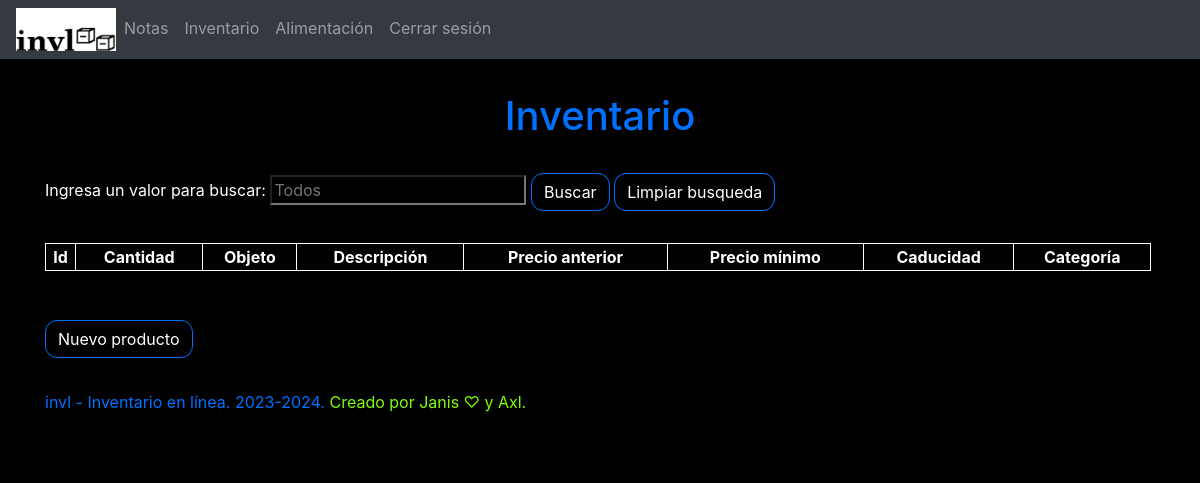
Before: /inventario (signed in) with the older database file.
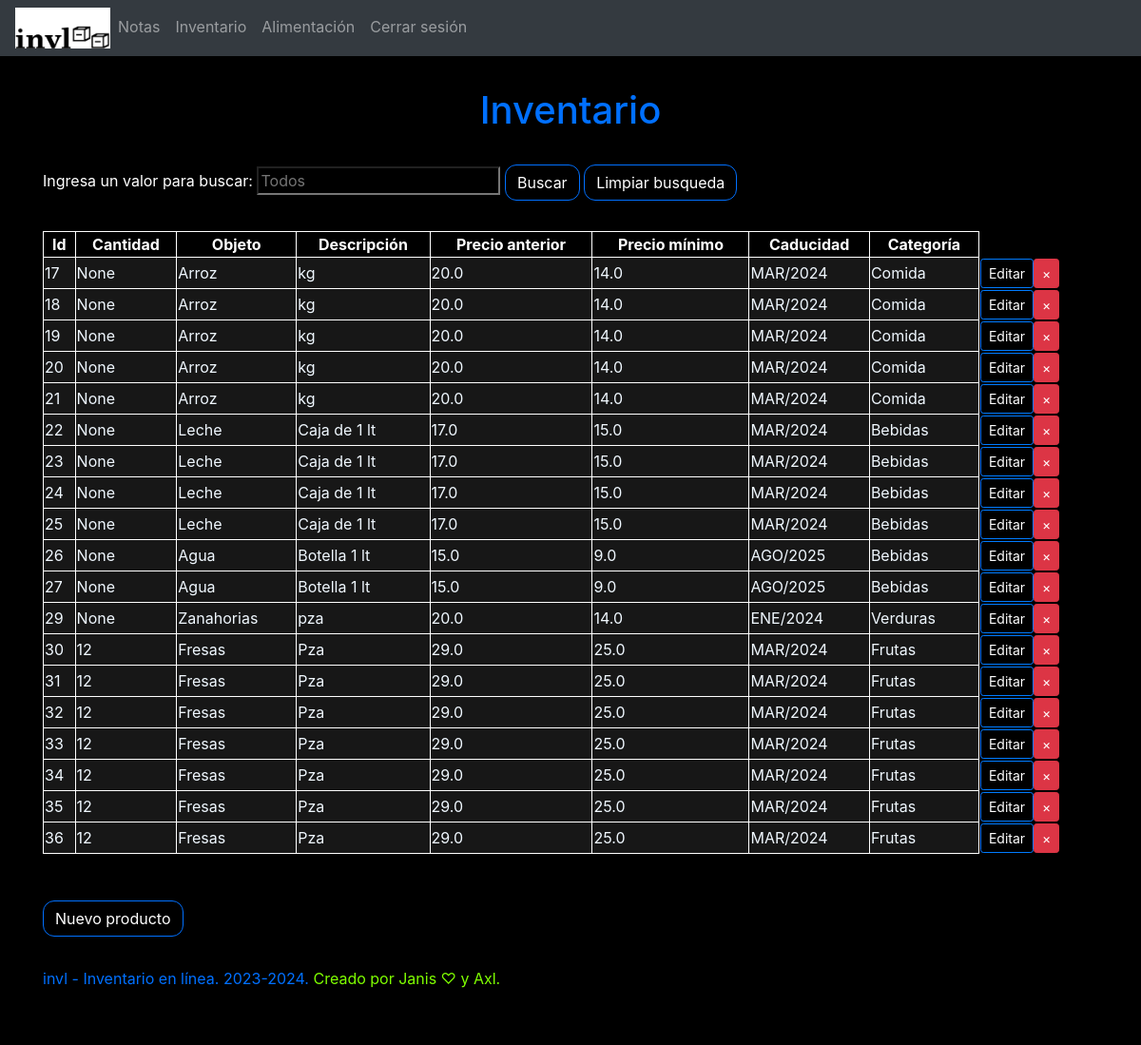
After: the same page with the newer database file.
### website/models.py (models this page shows)
class Productos(db.Model):
    id = db.Column(db.Integer, primary_key=True)
    cantidad = db.Column(db.Integer)
    nombre = db.Column(db.String(100))
    descripcion = db.Column(db.String(1000))
    precio_anterior = db.Column(db.Float)
    precio_minimo = db.Column(db.Float)
    caducidad = db.Column(db.String(20))
    categoria = db.Column(db.String(100))
    user_id = db.Column(db.Integer, db.ForeignKey('user.id'))

### website/views.py (the view, shortened to what this page needs)
@views.route('/inventario', methods=['GET', 'POST'])
@login_required
def inventario():
    return render_template("inventario.html", user=current_user)

### website/__init__.py (called while the page is built)
def create_app():
    app = Flask(__name__)
    app.config['SECRET_KEY']= 'jejeidajfds'
    app.config['SQLALCHEMY_DATABASE_URI'] = f'sqlite:///{DB_NAME}'
    db.init_app(app)
    from .views import views
    from .auth import auth
    app.register_blueprint(views, url_prefix=('/'))
    app.register_blueprint(auth, url_prefix=('/auth/'))
    from .models import User, Productos, Note
    with app.app_context():
       db.create_all()
    login_manager = LoginManager()
    login_manager.login_view = 'auth.login'
    login_manager.init_app(app)
    @login_manager.user_loader
    def load_user(id):
        return User.query.get(int(id))
    return app

### website/templates/inventario.html (shortened to what this page needs)
{% extends "base.html" %} {% block title %} Inventario {% endblock %}
{% block content %}
<hr style="height: 1px;border: 0">
<h1 align="center" style="color: #0070FF;">Inventario</h1>
<hr style="height: 1px;border: 0">
<label style="color: white;">Ingresa un valor para buscar: </label>
  <input
  style="background-color: black; color: white;"
  id="inventario_buscar"
  name="inventario_buscar"
  placeholder="Todos"
  />
  <button id="btn_buscar_inventario" type="submit" onclick="buscar_tabla()" class="btn btn-default"
  style="color: white;background-color: black; border-color: #0070ff;border-radius: 12px"
  >Buscar</button>
  <button id="btn_borrar_ph" type="submit"onclick="borrar_ph();buscar_tabla()" class="btn btn-default"
  style="color: white;background-color: black; border-color: #0070ff;border-radius: 12px"
  >Limpiar busqueda</button>
<table id="inventario_productos" align="center" style="width: 100%;">
    <tr id="encabezado">
      <th style="text-align: center;border: 1px solid white;border-collapse:collapse;color: white;">Id</th>
      <th style="text-align: center;border: 1px solid white;border-collapse:collapse;color: white;">Cantidad</th>
      <th style="text-align: center;border: 1px solid white;border-collapse:collapse;color: white;" onclick="sortTable(2)">Objeto</th>
      <th style="text-align: center;border: 1px solid white;border-collapse:collapse;color: white;">Descripción</th>
      <th style="text-align: center;border: 1px solid white;border-collapse:collapse;color: white;">Precio anterior</th>
      <th style="text-align: center;border: 1px solid white;border-collapse:collapse;color: white;">Precio mínimo</th>
      <th style="text-align: center;border: 1px solid white;border-collapse:collapse;color: white;" onclick="sortTable(6)">Caducidad</th>
      <th onclick="sortTable(7)" style="text-align: center;border: 1px solid white;border-collapse:collapse;color: white;" >Categoría</th>
      <th style="border: 0cap;"></th>
  </tr>
        {% for prod in user.productos %}
        <tr id="tr" style="background-color: #171717;">
          <td id="td" style="color: aliceblue;border: 1px solid white;border-collapse:collapse">{{ prod.id }}</td>
          <td style="color: aliceblue;border: 1px solid white;border-collapse:collapse">{{ prod.cantidad }}</td>
          <td style="color: aliceblue;border: 1px solid white;border-collapse:collapse">{{ prod.nombre }}</td>
          <td style="color: aliceblue;border: 1px solid white;border-collapse:collapse">{{ prod.descripcion }}</td>
          <td style="color: aliceblue;border: 1px solid white;border-collapse:collapse">{{ prod.precio_anterior }}</td>
          <td style="color: aliceblue;border: 1px solid white;border-collapse:collapse">{{ prod.precio_minimo }}</td>
          <td style="color: aliceblue;border: 1px solid white;border-collapse:collapse">{{ prod.caducidad }}</td>
          <td style="color: aliceblue;border: 1px solid white;border-collapse:collapse">{{ prod.categoria }}</td>
          <td style="border: white;background-color: black;">
            <button type="button" class="btn btn-outline-primary btn-sm" title="Editar" onCLick="Hola" style="color: white;"
            onclick="editar_td()" >Editar
            <button type="button" class="btn btn-danger btn-sm" title="Eliminar" onCLick="borrarProd({{ prod.id }})">
            <span aria-hidden="true">&times;</span>
          </button>
          </td>
        {% endfor %}
        </tr>
</table>
  <hr style="height: 1px;border: 0"></hr>
    <button id="btn" title="Menú para agregar un nuevo producto"class="btn btn-default"
    style="color: white;background-color: black; border-color: #0070ff;border-radius: 12px"
    >Nuevo producto</button>
    <label style="height: 1px;border: 0; color: #0070ff;">invl - Inventario en línea. 2023-2024.
    </label>
    <label style="color: #7fff00;">Creado por Janis &#9825; y Axl.</label>
{% endblock %}

Changed rows visible on the page:
added Productos: id "17", cantidad "None", nombre "Arroz", descripcion "kg", precio_anterior "20.0", precio_minimo "14.0", caducidad "MAR/2024", categoria "Comida"
added Productos: id "18", cantidad "None", nombre "Arroz", descripcion "kg", precio_anterior "20.0", precio_minimo "14.0", caducidad "MAR/2024", categoria "Comida"
added Productos: id "19", cantidad "None", nombre "Arroz", descripcion "kg", precio_anterior "20.0", precio_minimo "14.0", caducidad "MAR/2024", categoria "Comida"
added Productos: id "20", cantidad "None", nombre "Arroz", descripcion "kg", precio_anterior "20.0", precio_minimo "14.0", caducidad "MAR/2024", categoria "Comida"
added Productos: id "21", cantidad "None", nombre "Arroz", descripcion "kg", precio_anterior "20.0", precio_minimo "14.0", caducidad "MAR/2024", categoria "Comida"
added Productos: id "22", cantidad "None", nombre "Leche", descripcion "Caja de 1 lt", precio_anterior "17.0", precio_minimo "15.0", caducidad "MAR/2024", categoria "Bebidas"
added Productos: id "23", cantidad "None", nombre "Leche", descripcion "Caja de 1 lt", precio_anterior "17.0", precio_minimo "15.0", caducidad "MAR/2024", categoria "Bebidas"
added Productos: id "24", cantidad "None", nombre "Leche", descripcion "Caja de 1 lt", precio_anterior "17.0", precio_minimo "15.0", caducidad "MAR/2024", categoria "Bebidas"
added Productos: id "25", cantidad "None", nombre "Leche", descripcion "Caja de 1 lt", precio_anterior "17.0", precio_minimo "15.0", caducidad "MAR/2024", categoria "Bebidas"
added Productos: id "26", cantidad "None", nombre "Agua", descripcion "Botella 1 lt", precio_anterior "15.0", precio_minimo "9.0", caducidad "AGO/2025", categoria "Bebidas"
added Productos: id "27", cantidad "None", nombre "Agua", descripcion "Botella 1 lt", precio_anterior "15.0", precio_minimo "9.0", caducidad "AGO/2025", categoria "Bebidas"
added Productos: id "29", cantidad "None", nombre "Zanahorias", descripcion "pza", precio_anterior "20.0", precio_minimo "14.0", caducidad "ENE/2024", categoria "Verduras"
added Productos: id "30", cantidad "12", nombre "Fresas", descripcion "Pza", precio_anterior "29.0", precio_minimo "25.0", caducidad "MAR/2024", categoria "Frutas"
added Productos: id "31", cantidad "12", nombre "Fresas", descripcion "Pza", precio_anterior "29.0", precio_minimo "25.0", caducidad "MAR/2024", categoria "Frutas"
added Productos: id "32", cantidad "12", nombre "Fresas", descripcion "Pza", precio_anterior "29.0", precio_minimo "25.0", caducidad "MAR/2024", categoria "Frutas"
added Productos: id "33", cantidad "12", nombre "Fresas", descripcion "Pza", precio_anterior "29.0", precio_minimo "25.0", caducidad "MAR/2024", categoria "Frutas"
added Productos: id "34", cantidad "12", nombre "Fresas", descripcion "Pza", precio_anterior "29.0", precio_minimo "25.0", caducidad "MAR/2024", categoria "Frutas"
added Productos: id "35", cantidad "12", nombre "Fresas", descripcion "Pza", precio_anterior "29.0", precio_minimo "25.0", caducidad "MAR/2024", categoria "Frutas"
added Productos: id "36", cantidad "12", nombre "Fresas", descripcion "Pza", precio_anterior "29.0", precio_minimo "25.0", caducidad "MAR/2024", categoria "Frutas"
